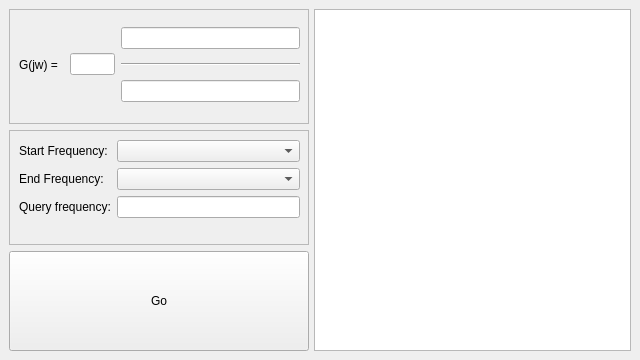
<?xml version="1.0" encoding="UTF-8"?>
<ui version="4.0">
 <class>MainWindow</class>
 <widget class="QMainWindow" name="MainWindow">
  <property name="geometry">
   <rect>
    <x>0</x>
    <y>0</y>
    <width>640</width>
    <height>360</height>
   </rect>
  </property>
  <property name="minimumSize">
   <size>
    <width>640</width>
    <height>360</height>
   </size>
  </property>
  <property name="maximumSize">
   <size>
    <width>1920</width>
    <height>1080</height>
   </size>
  </property>
  <property name="windowTitle">
   <string>MainWindow</string>
  </property>
  <widget class="QWidget" name="centralwidget">
   <property name="sizePolicy">
    <sizepolicy hsizetype="Expanding" vsizetype="Expanding">
     <horstretch>0</horstretch>
     <verstretch>0</verstretch>
    </sizepolicy>
   </property>
   <property name="minimumSize">
    <size>
     <width>640</width>
     <height>340</height>
    </size>
   </property>
   <property name="maximumSize">
    <size>
     <width>1920</width>
     <height>1080</height>
    </size>
   </property>
   <layout class="QHBoxLayout" name="horizontalLayout_2">
    <item>
     <layout class="QHBoxLayout" name="horizontalLayout" stretch="0,0">
      <property name="spacing">
       <number>5</number>
      </property>
      <item>
       <layout class="QVBoxLayout" name="verticalLayout_left" stretch="0,0,0">
        <property name="spacing">
         <number>6</number>
        </property>
        <property name="leftMargin">
         <number>0</number>
        </property>
        <property name="rightMargin">
         <number>0</number>
        </property>
        <item>
         <widget class="QFrame" name="frame_2">
          <property name="minimumSize">
           <size>
            <width>300</width>
            <height>100</height>
           </size>
          </property>
          <property name="frameShape">
           <enum>QFrame::StyledPanel</enum>
          </property>
          <property name="frameShadow">
           <enum>QFrame::Raised</enum>
          </property>
          <widget class="QWidget" name="horizontalLayoutWidget_2">
           <property name="geometry">
            <rect>
             <x>0</x>
             <y>0</y>
             <width>301</width>
             <height>111</height>
            </rect>
           </property>
           <layout class="QHBoxLayout" name="horizontalLayout_3" stretch="1,1,4">
            <property name="leftMargin">
             <number>10</number>
            </property>
            <property name="topMargin">
             <number>10</number>
            </property>
            <property name="rightMargin">
             <number>10</number>
            </property>
            <property name="bottomMargin">
             <number>10</number>
            </property>
            <item>
             <widget class="QLabel" name="label">
              <property name="text">
               <string>G(jw) =</string>
              </property>
             </widget>
            </item>
            <item>
             <widget class="QLineEdit" name="lineEditGain">
              <property name="minimumSize">
               <size>
                <width>0</width>
                <height>0</height>
               </size>
              </property>
             </widget>
            </item>
            <item>
             <layout class="QVBoxLayout" name="verticalLayout">
              <item>
               <widget class="QLineEdit" name="lineEditNumerator"/>
              </item>
              <item>
               <widget class="Line" name="fractionLine">
                <property name="orientation">
                 <enum>Qt::Horizontal</enum>
                </property>
               </widget>
              </item>
              <item>
               <widget class="QLineEdit" name="lineEditDenominator"/>
              </item>
             </layout>
            </item>
           </layout>
          </widget>
         </widget>
        </item>
        <item>
         <widget class="QFrame" name="frame">
          <property name="minimumSize">
           <size>
            <width>0</width>
            <height>100</height>
           </size>
          </property>
          <property name="frameShape">
           <enum>QFrame::StyledPanel</enum>
          </property>
          <property name="frameShadow">
           <enum>QFrame::Raised</enum>
          </property>
          <widget class="QWidget" name="formLayoutWidget">
           <property name="geometry">
            <rect>
             <x>0</x>
             <y>0</y>
             <width>301</width>
             <height>164</height>
            </rect>
           </property>
           <layout class="QFormLayout" name="formLayout_4">
            <property name="leftMargin">
             <number>10</number>
            </property>
            <property name="topMargin">
             <number>10</number>
            </property>
            <property name="rightMargin">
             <number>10</number>
            </property>
            <property name="bottomMargin">
             <number>10</number>
            </property>
            <item row="0" column="0">
             <widget class="QLabel" name="labelStartFrequency">
              <property name="text">
               <string>Start Frequency:</string>
              </property>
             </widget>
            </item>
            <item row="1" column="0">
             <widget class="QLabel" name="labelEndFrequency">
              <property name="text">
               <string>End Frequency:</string>
              </property>
             </widget>
            </item>
            <item row="2" column="0">
             <widget class="QLabel" name="labelStepFrequency">
              <property name="text">
               <string>Query frequency:</string>
              </property>
             </widget>
            </item>
            <item row="2" column="1">
             <widget class="QLineEdit" name="lineEditStepSize"/>
            </item>
            <item row="0" column="1">
             <widget class="QComboBox" name="comboBoxStartFrequency"/>
            </item>
            <item row="1" column="1">
             <widget class="QComboBox" name="comboBoxEndFrequency"/>
            </item>
           </layout>
          </widget>
         </widget>
        </item>
        <item>
         <widget class="QPushButton" name="pushButton">
          <property name="sizePolicy">
           <sizepolicy hsizetype="Minimum" vsizetype="Fixed">
            <horstretch>0</horstretch>
            <verstretch>0</verstretch>
           </sizepolicy>
          </property>
          <property name="minimumSize">
           <size>
            <width>0</width>
            <height>100</height>
           </size>
          </property>
          <property name="text">
           <string>Go</string>
          </property>
         </widget>
        </item>
       </layout>
      </item>
      <item>
       <layout class="QVBoxLayout" name="verticalLayout_right">
        <item>
         <widget class="QTextEdit" name="terminal"/>
        </item>
       </layout>
      </item>
     </layout>
    </item>
   </layout>
  </widget>
  <action name="action_pdf">
   <property name="text">
    <string>.pdf</string>
   </property>
  </action>
  <action name="action_jpeg">
   <property name="text">
    <string>.jpeg</string>
   </property>
  </action>
  <action name="action_png">
   <property name="text">
    <string>.png</string>
   </property>
  </action>
 </widget>
 <resources/>
 <connections/>
</ui>
